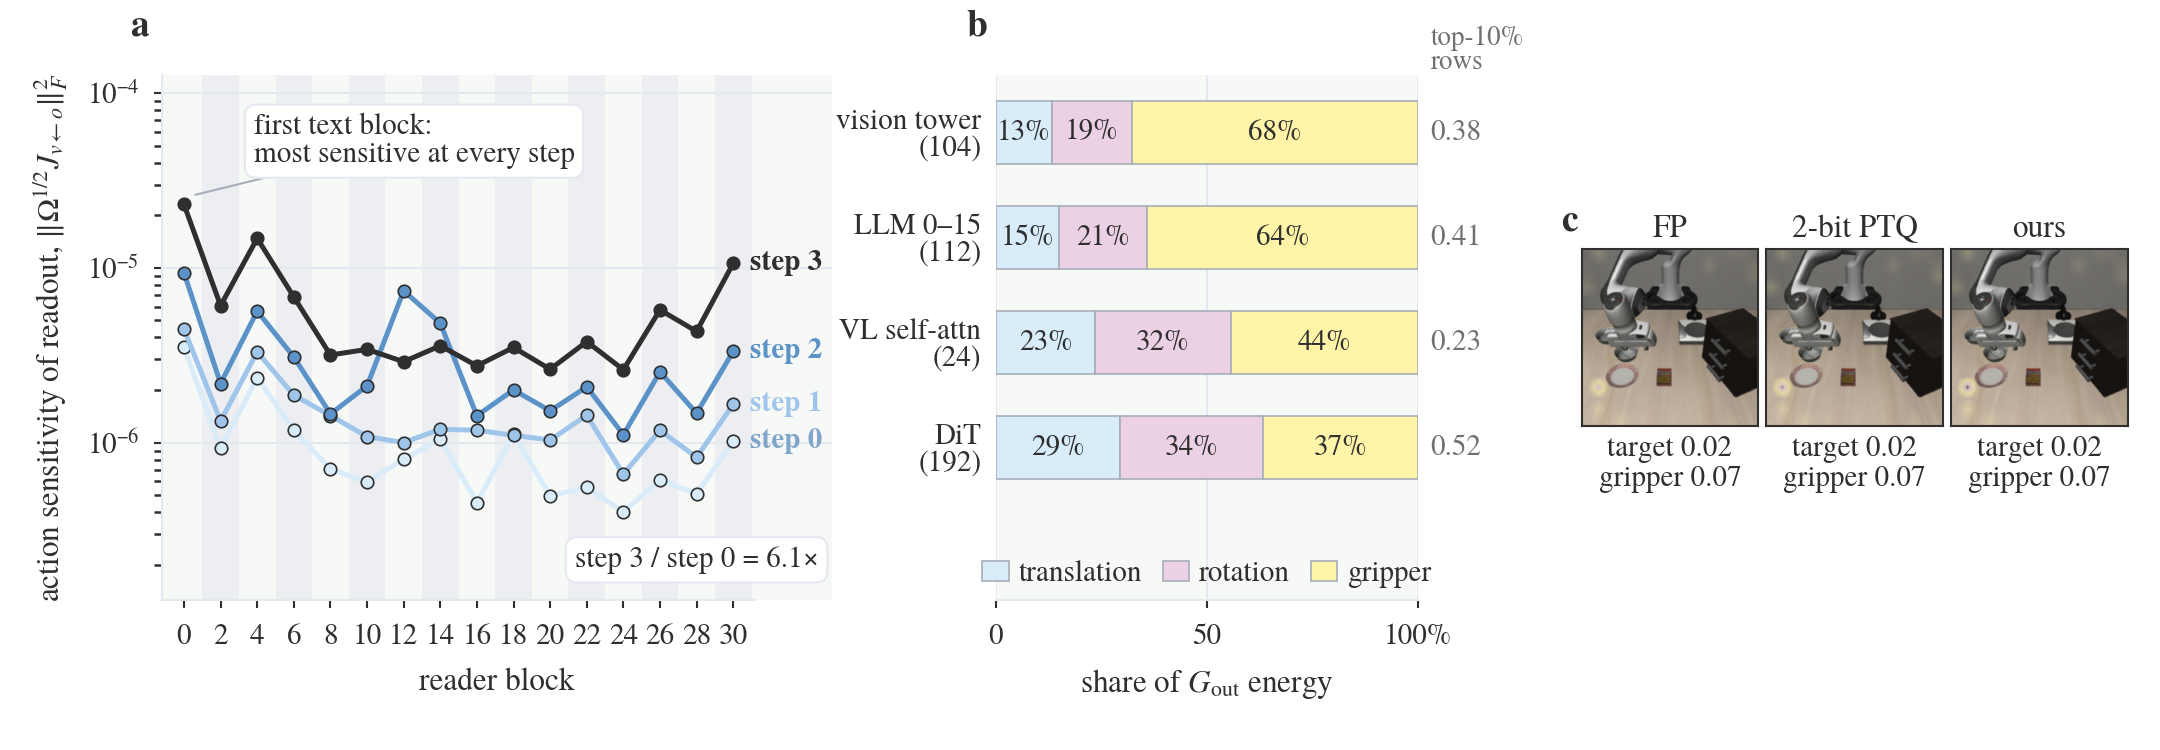

This chart was generated by the following Python code:
"""Figure v2 (user 2026-10-27, "Nature level"): fig_readout_sensitivity_v2.{pdf,png} + three supplementary PNGs + JSON of every printed
number. (a) GR00T N1.7 readout sensitivity per reader block x flow step (FP head, B-AM Ω); (b) G_out DoF-energy shares per module with
the top-10%-row concentration; (c) pi0.5-LIBERO expert cross-attention of reader block 0 at the last flow step over the agent-view
image tokens for FP / 2-bit PTQ / ours, on the policy call immediately before the first gripper-close event of the FP rollout
(runs/plustrain_20261008/diagnostics/fig_c, produced by paper_fig_c_capture.py). Font: TeX Gyre Termes (Times-compatible); mathtext stix."""
import json
import sys
from pathlib import Path

import matplotlib
matplotlib.use('Agg')
import matplotlib.pyplot as plt
from matplotlib import font_manager
from matplotlib.colors import LinearSegmentedColormap, to_rgba
from matplotlib.patches import Rectangle
import numpy as np

ROOT = Path('/projects/yanlongvla')
D = json.loads((ROOT / 'runs/plustrain_20261008/groot/ptq/amvq/diagnostics.json').read_text())
CAP = ROOT / 'runs/plustrain_20261008/diagnostics/fig_c'
OUT = ROOT / 'research/figures'
NAME = 'fig_readout_sensitivity_v2'

# ---- palette (user-fixed) and typography
PINK, BLUE, YELLOW, LGREY, MGREY, DARK, BG, VALGREY = '#EBD1E3', '#D8ECFA', '#FFF4A8', '#E5E8F0', '#A7AEB9', '#2F2F2F', '#F7F9F6', '#707070'
STEP = ['#D8ECFA', '#9FC5EA', '#5B93C9', '#2F2F2F']
CAT = {'translation': BLUE, 'rotation': PINK, 'gripper': YELLOW}
for f in sorted(Path.home().glob('.fonts/termes/*.otf')):
    font_manager.fontManager.addfont(str(f))
families = {f.name for f in font_manager.fontManager.ttflist}
FONT = next((f for f in ('Times New Roman', 'TeX Gyre Termes', 'Nimbus Roman', 'STIXGeneral') if f in families))
plt.rcParams.update({'font.family': FONT, 'font.size': 7.5, 'axes.labelsize': 7.5, 'xtick.labelsize': 7, 'ytick.labelsize': 7, 'legend.fontsize': 7,
                     'mathtext.fontset': 'stix', 'text.color': DARK, 'axes.labelcolor': DARK, 'xtick.color': DARK, 'ytick.color': DARK,
                     'axes.edgecolor': LGREY, 'axes.linewidth': 0.5, 'xtick.major.width': 0.5, 'ytick.major.width': 0.5, 'xtick.major.size': 2, 'ytick.major.size': 2,
                     'axes.facecolor': BG, 'figure.facecolor': 'white', 'pdf.fonttype': 42, 'ps.fonttype': 42, 'axes.spines.top': False, 'axes.spines.right': False})
BOX = dict(boxstyle='round,pad=0.3,rounding_size=0.4', fc='white', ec=LGREY, lw=0.5)
record = dict(font=FONT, mathtext='stix', figure_inches=[7.2, 2.5], width_ratios=[1.35, 0.85, 1.1], wspace=0.3)


def letter(ax, s):
    ax.text(-0.02, 1.06, s, transform=ax.transAxes, fontsize=9, fontweight='bold', ha='right', va='bottom', color=DARK)


fig = plt.figure(figsize=(7.2, 2.5))
gs = fig.add_gridspec(1, 3, width_ratios=[1.35, 0.85, 1.1], wspace=0.3, left=0.075, right=0.985, top=0.9, bottom=0.2)

# ================= (a) readout sensitivity per reader block x flow step
ax = fig.add_subplot(gs[0, 0])
rs = D['readout_sensitivity']
blocks = sorted(int(b) for b in rs['blocks']); kind = {int(b): k for b, k in rs['blocks'].items()}
vals = np.array([[rs['values'][f'{b}:{t}'] for b in blocks] for t in range(4)])   # (4 steps, 16 blocks)
x = np.arange(len(blocks))
for i, b in enumerate(blocks):
    if kind[b] == 'image':
        ax.add_patch(Rectangle((i - 0.5, 0), 1, 1, transform=ax.get_xaxis_transform(), color=LGREY, alpha=0.6, zorder=0, lw=0))
ax.set_yscale('log')
ax.grid(axis='y', color=LGREY, lw=0.5, zorder=0)
for t in range(4):
    ax.plot(x, vals[t], color=STEP[t], lw=1.2, marker='o', ms=3.0, mec=DARK, mew=0.4, zorder=3 + t, clip_on=False)
ends = np.log10(vals[:, -1]); order = np.argsort(ends); pos = ends.copy(); gap = 0.13
for q in range(1, 4):
    i, j = order[q - 1], order[q]
    if pos[j] - pos[i] < gap:
        pos[j] = pos[i] + gap
for t in range(4):
    ax.annotate(f'step {t}', xy=(x[-1], vals[t, -1]), xytext=(x[-1] + 0.45, 10 ** pos[t]), textcoords='data', va='center', ha='left', fontsize=7, color=STEP[t] if t else '#7FA6C9',
                annotation_clip=False, fontweight='bold')
ax.set_xticks(x); ax.set_xticklabels([str(b) for b in blocks])
ax.set_xlabel('reader block')
ax.set_ylabel(r'action sensitivity of readout, $\|\Omega^{1/2} J_{v \leftarrow o}\|_F^2$')
ax.set_xlim(-0.6, len(blocks) + 1.7)   # room for the right-hand end labels inside the axes
ax.set_ylim(vals.min() / 3.2, vals.max() * 5.5)
ax.spines['bottom'].set_bounds(-0.6, len(blocks) - 0.4)
i0 = blocks.index(0)
ax.annotate('first text block:\nmost sensitive at every step', xy=(x[i0] + 0.2, vals[3, i0] * 1.12), xytext=(x[i0] + 1.9, vals[3, i0] * 2.3), fontsize=7, color=DARK, ha='left', va='center', linespacing=1.0,
            bbox=BOX, arrowprops=dict(arrowstyle='-', color=MGREY, lw=0.5, shrinkA=0, shrinkB=1))
growth = float(vals[3].mean() / vals[0].mean())
ax.text(0.98, 0.05, f'step 3 / step 0 = {growth:.1f}×', transform=ax.transAxes, fontsize=7, color=DARK, ha='right', va='bottom', bbox=BOX)
letter(ax, 'a')
record['a'] = dict(blocks=blocks, block_kind={str(b): kind[b] for b in blocks}, values={f'block{b}_step{t}': float(vals[t, i]) for i, b in enumerate(blocks) for t in range(4)},
                   step3_over_step0_mean_over_blocks=growth, top_block_step3=int(blocks[int(np.argmax(vals[3]))]), image_band_alpha=0.6,
                   image_band_meaning='grey band = reader block reads image tokens; white = text tokens', step_colors=STEP)

# ================= (b) G_out DoF-energy shares per module + top-10% row concentration
ax2 = fig.add_subplot(gs[0, 1])
rows = [r for r in D['g_out'] if r['key'] in ('backbone', 'head_libero_spatial')]
mods = [('vision', 'vision tower'), ('llm', 'LLM 0–15'), ('vl_self_attention', 'VL self-attn'), ('dit', 'DiT')]
groups = ['translation', 'rotation', 'gripper']
shares = np.array([[np.mean([r['dof_share'][g] for r in rows if r['module'] == m]) for g in groups] for m, _ in mods])
counts = [sum(1 for r in rows if r['module'] == m) for m, _ in mods]
top10 = [float(np.median([r['top10pct'] for r in rows if r['module'] == m])) for m, _ in mods]
y = np.arange(len(mods))[::-1]; left = np.zeros(len(mods))
for gi, g in enumerate(groups):
    w = shares[:, gi]
    ax2.barh(y, w, left=left, height=0.6, color=CAT[g], edgecolor=MGREY, linewidth=0.4, label=g, zorder=3)
    for yi, (l, v) in enumerate(zip(left, w)):
        if v > 0.09:
            ax2.text(l + v / 2, y[yi], f'{100 * v:.0f}%', ha='center', va='center', fontsize=7, color=DARK, zorder=4)
    left = left + w
ax2.set_yticks(y); ax2.set_yticklabels([f'{lbl}\n({n})' for (_, lbl), n in zip(mods, counts)], linespacing=0.95)
ax2.set_xlim(0, 1); ax2.set_xticks([0, 0.5, 1.0]); ax2.set_xticklabels(['0', '50', '100%'])
ax2.set_xlabel(r'share of $G_{\mathrm{out}}$ energy')
ax2.spines['left'].set_visible(False); ax2.tick_params(axis='y', length=0)
ax2.grid(axis='x', color=LGREY, lw=0.5, zorder=0)
for yi, c in zip(y, top10):
    ax2.text(1.03, yi, f'{c:.2f}', transform=ax2.get_yaxis_transform(), ha='left', va='center', fontsize=7, color=VALGREY, clip_on=False)
ax2.text(1.03, 1.0, 'top-10%\nrows', transform=ax2.transAxes, ha='left', va='bottom', fontsize=6.5, color=VALGREY, linespacing=0.95)
ax2.set_ylim(-1.45, len(mods) - 0.45)
ax2.legend(loc='lower center', bbox_to_anchor=(0.5, 0.0), frameon=False, ncol=3, handlelength=0.9, handleheight=0.7, columnspacing=0.7, handletextpad=0.35, borderaxespad=0)
letter(ax2, 'b')
record['b'] = dict(layers_counted='backbone + head_libero_spatial rows of diagnostics.json', layer_counts={m: n for (m, _), n in zip(mods, counts)},
                   dof_shares_mean={m: dict(zip(groups, map(float, shares[i]))) for i, (m, _) in enumerate(mods)},
                   top10pct_row_concentration_median={m: c for (m, _), c in zip(mods, top10)}, colors=CAT)

# ================= (c) pi0.5 expert cross-attention overlays
# fixed boxes in the 224x224 agent-view frame (x0, y0, x1, y1), set by hand on frame.png and recorded in the JSON
# Fixed 2026-10-28 06:10 UTC from fig_c/frame.png (policy call 7, the call whose chunk holds the first gripper-close command), BEFORE any attention was
# rendered; not moved afterwards (user 2026-10-27 §3). 224x224 model-input frame, (x0, y0, x1, y1) in pixels; a 14-px patch counts when its centre is inside.
#   target  = the black bowl under the gripper (patch columns 3-4, rows 9-10)
#   gripper = the two finger pads and the gripper body above the bowl (patch columns 1-6, rows 7-8)
BOXES = dict(target=(40, 126, 72, 150), gripper=(17, 98, 94, 126))
CMAP = LinearSegmentedColormap.from_list('attn', [(0.0, to_rgba(YELLOW, 0.0)), (0.35, to_rgba(YELLOW, 0.55)), (0.7, to_rgba(PINK, 0.55)), (1.0, to_rgba(DARK, 0.55))])
LABELS = [('fp', 'FP'), ('ptq2bit', '2-bit PTQ'), ('ours', 'ours')]


def box_mass(m16, box):
    """attention mass of the 16x16 patch map inside a pixel box: patches whose 14-px cell centre lies in the box (share of the whole attention row)."""
    cx = np.arange(16) * 14 + 7; inside = np.zeros((16, 16), bool)
    for i in range(16):
        for j in range(16):
            inside[i, j] = box[0] <= cx[j] < box[2] and box[1] <= cx[i] < box[3]
    return float(m16[inside].sum()), inside


def panel_c(fig, slot, layer, step, title, record_key):
    sub = slot.subgridspec(1, 3, wspace=0.045)
    cap = json.loads((CAP / 'capture.json').read_text()); att = np.load(CAP / 'attention.npz')
    from PIL import Image
    frame = np.asarray(Image.open(CAP / 'frame.png'))
    lay = cap['token_layout']; b0, b1 = lay['base_image']
    maps = {tag: att[f'{tag}_step{step}'][layer][b0:b1].reshape(16, 16) for tag, _ in LABELS}
    vmax = max(float(m.max()) for m in maps.values()); rec = dict(layer=layer, step=step, vmin=0.0, vmax=vmax, alpha=0.55, boxes=BOXES, per_model={})
    axes = []
    for i, (tag, lbl) in enumerate(LABELS):
        a = fig.add_subplot(sub[0, i]); axes.append(a)
        a.imshow(frame, interpolation='bilinear'); a.imshow(maps[tag], cmap=CMAP, vmin=0, vmax=vmax, interpolation='bilinear', extent=(-0.5, 223.5, 223.5, -0.5))
        a.set_xticks([]); a.set_yticks([])
        for s in a.spines.values(): s.set_visible(True); s.set_edgecolor(DARK); s.set_linewidth(0.5)
        a.set_xlim(-0.5, 223.5); a.set_ylim(223.5, -0.5)
        tm, tin = box_mass(maps[tag], BOXES['target']); gm, gin = box_mass(maps[tag], BOXES['gripper'])
        seg = float(maps[tag].sum())                     # attention mass of the whole agent-view image segment (256 tokens)
        tshare, gshare = tm / seg, gm / seg               # printed: share of the agent-view image attention inside each fixed box
        a.text(0.5, 1.03, lbl, transform=a.transAxes, ha='center', va='bottom', fontsize=7.5, color=DARK)
        a.text(0.5, -0.05, f'target {tshare:.2f}\ngripper {gshare:.2f}', transform=a.transAxes, ha='center', va='top', fontsize=7, color=DARK, linespacing=1.15)
        dfp = float(np.abs(maps[tag] - maps['fp']).sum())
        rec['per_model'][tag] = dict(model=cap['models'][tag], target_share_of_image_attention=tshare, gripper_share_of_image_attention=gshare,
                                     target_mass=tm, gripper_mass=gm, target_cells=int(tin.sum()), gripper_cells=int(gin.sum()),
                                     target_uniform_share=float(tin.sum() / 256), gripper_uniform_share=float(gin.sum() / 256),
                                     l1_to_fp_over_image_segment=dfp, argmax_cell_row_col=[int(v) for v in np.unravel_index(int(maps[tag].argmax()), (16, 16))],
                                     image_segment_mass=seg, map_max=float(maps[tag].max()),
                                     language_mass=float(att[f'{tag}_step{step}'][layer][lay['language'][0]:lay['language'][1]].sum()),
                                     wrist_mass=float(att[f'{tag}_step{step}'][layer][lay['wrist_image'][0]:lay['wrist_image'][1]].sum()),
                                     action_token_mass=float(att[f'{tag}_step{step}'][layer][lay['action_tokens'][0]:lay['action_tokens'][1]].sum()))
    axes[0].text(0.0, 1.30, title, transform=axes[0].transAxes, ha='left', va='bottom', fontsize=7, color=VALGREY) if title else None
    record[record_key] = rec
    return axes


BOXES_SET = all(b[2] > b[0] and b[3] > b[1] for b in BOXES.values())
have_c = (CAP / 'capture.json').exists() and (CAP / 'attention.npz').exists() and BOXES_SET   # boxes are fixed from the raw frame BEFORE any overlay is rendered
if (CAP / 'capture.json').exists() and not BOXES_SET:
    print('capture present but target/gripper boxes not yet set from frame.png — panel (c) left as a placeholder', file=sys.stderr)
if have_c:
    axes_c = panel_c(fig, gs[0, 2], layer=0, step=9, title='', record_key='c')
    letter(axes_c[0], 'c')
    cap = json.loads((CAP / 'capture.json').read_text())
    record['c'].update(unit=cap['unit'], policy_call=cap['k'], rollout=cap['rollout'], gpu=cap['gpu'], token_layout=cap['token_layout'],
                       per_model_checks={t: {k: v for k, v in m.items() if k != 'audit'} for t, m in cap['per_model'].items()},
                       overlay='expert attention of reader block 0, last flow step (step 9 of 10), mean over 8 heads and 10 action tokens, agent-view image-token segment (16x16), bilinear upsampling; shared colour range across the three panels')
else:
    ax3 = fig.add_subplot(gs[0, 2]); ax3.set_axis_off(); ax3.text(0.5, 0.5, 'panel (c): capture pending' if not (CAP / 'capture.json').exists() else 'panel (c): boxes pending', ha='center', va='center', fontsize=7, color=VALGREY); letter(ax3, 'c')

OUT.mkdir(exist_ok=True)
fig.savefig(OUT / f'{NAME}.pdf'); fig.savefig(OUT / f'{NAME}.png', dpi=300)
plt.close(fig)

# ---- supplementary panels (c only): block 8 last step, block 0 first step, block 8 first step
if have_c:
    for layer, step, suffix in ((8, 9, 'block8_laststep'), (0, 0, 'block0_firststep'), (8, 0, 'block8_firststep')):
        f2 = plt.figure(figsize=(2.6, 1.3)); g2 = f2.add_gridspec(1, 1, left=0.02, right=0.98, top=0.74, bottom=0.20)
        panel_c(f2, g2[0, 0], layer=layer, step=step, title=f'reader block {layer}, flow step {step} of 10', record_key=f'supp_{suffix}')
        f2.savefig(OUT / f'{NAME}_supp_{suffix}.png', dpi=300); plt.close(f2)
(OUT / f'{NAME}.json').write_text(json.dumps(record, indent=1))
print(json.dumps(dict(font=FONT, growth=growth, top10=top10, counts=counts, have_c=have_c)))
